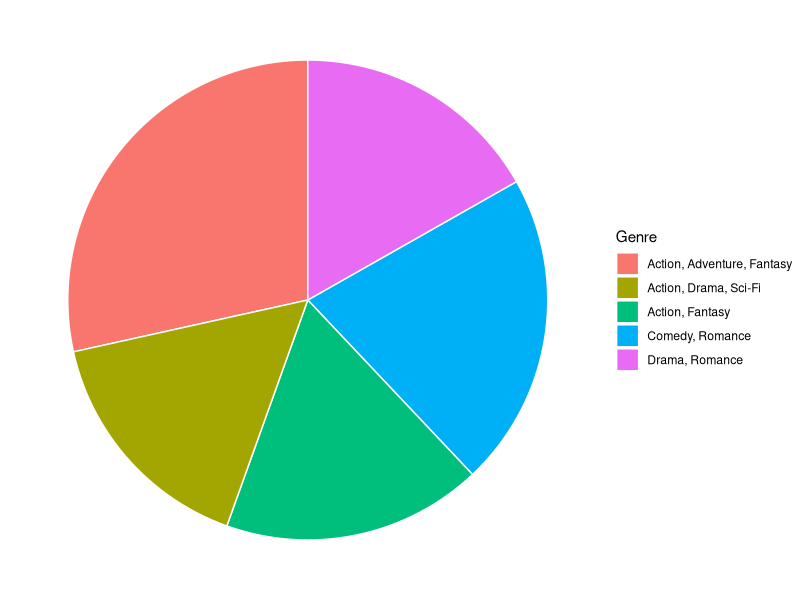
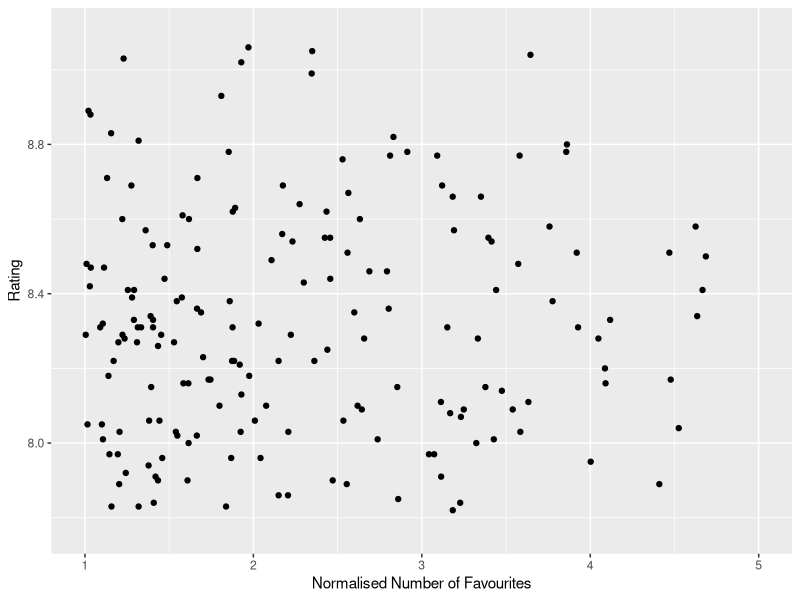
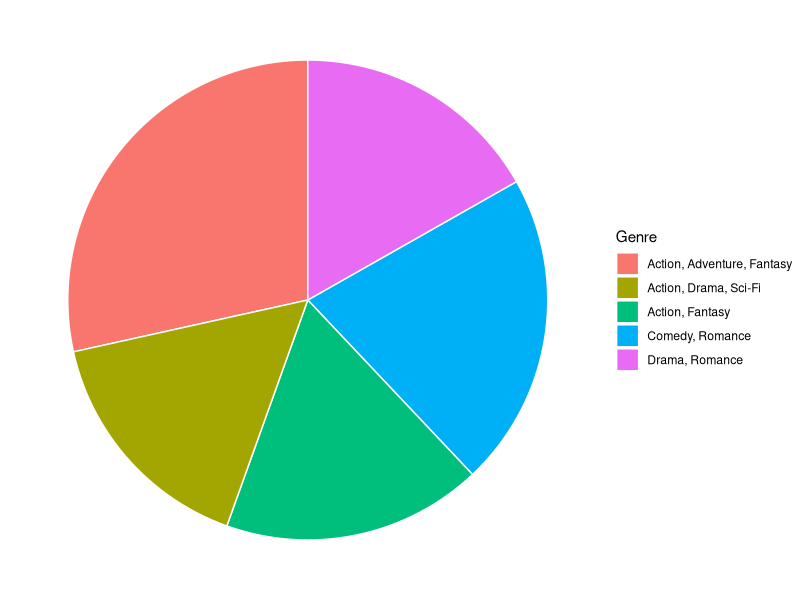
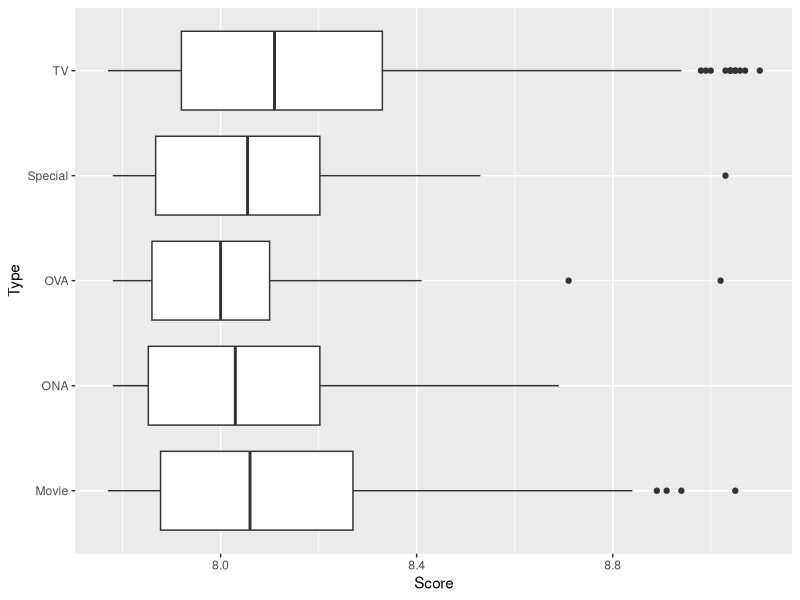
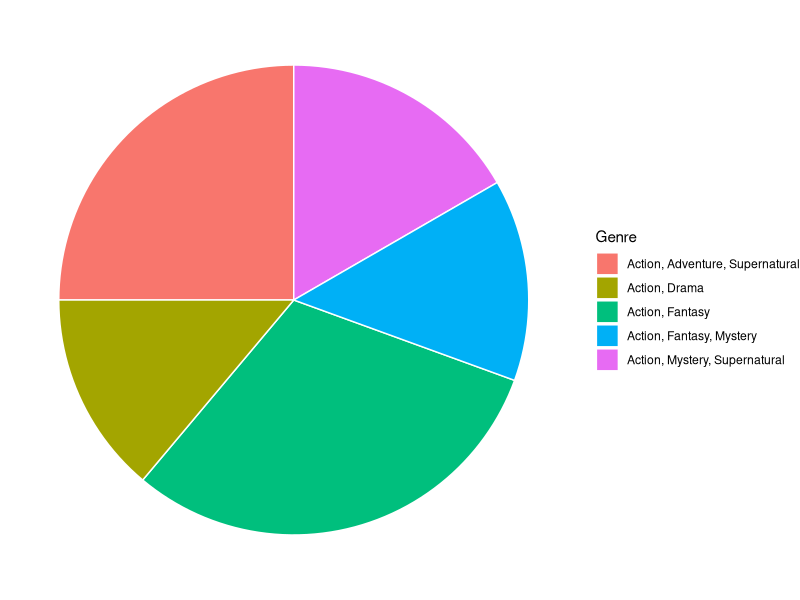
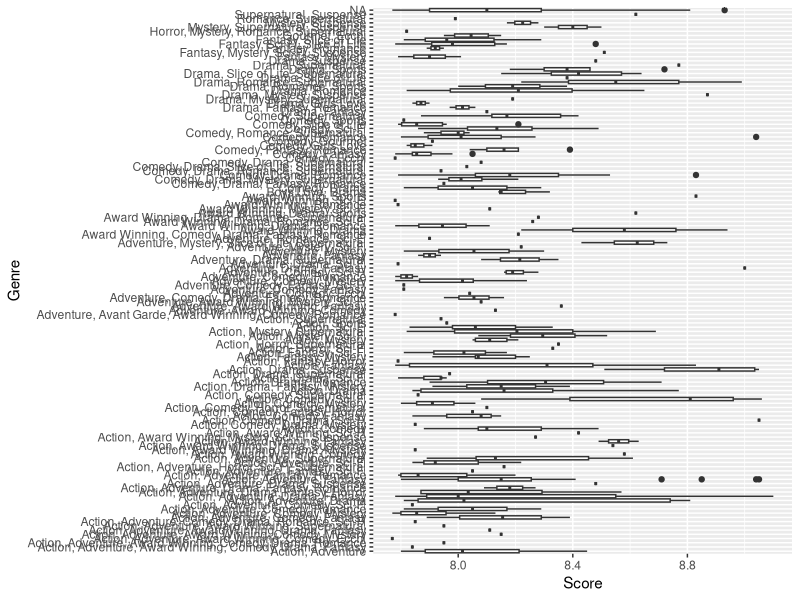
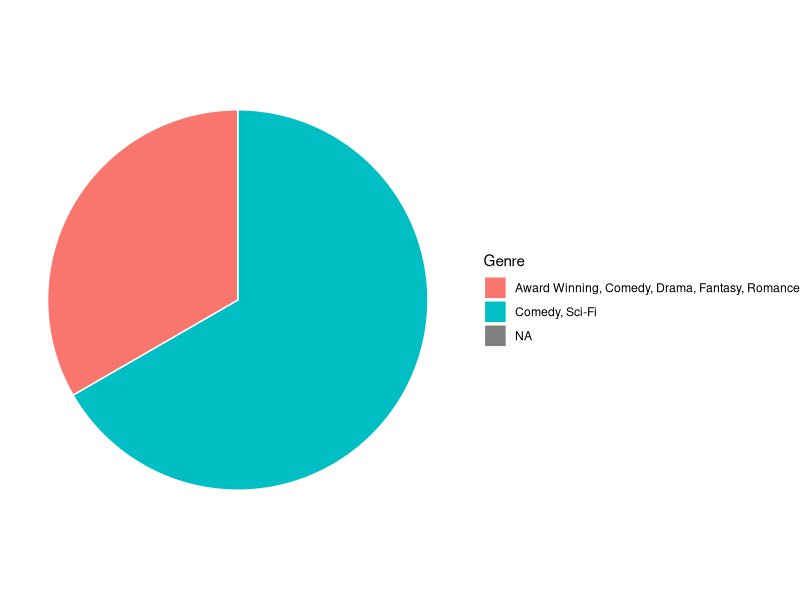

These figures' R source, in order:
## ---- chunk 1
#| echo: false
library(ggplot2)
MainData <- read.csv("Finaldata.csv")
genres <- as.data.frame(table(MainData$Genre))
genres <- genres[order(genres$Freq,decreasing = TRUE),]
genres <- genres[1:5,]
ggplot(genres, aes(x="", y=Freq, fill = Var1))+ 
  geom_bar(stat="identity", width=1, color = "white")+ 
  coord_polar("y", start=0)+
  theme_void()+
  labs(fill = "Genre")

## ---- chunk 2
#| echo: false
#| warning: false
ggplot(MainData, aes(x = Favorites/mean(Favorites), y = Score))+
  geom_point() + 
  xlim(1,5)+ 
  labs(x = "Normalised Number of Favourites", y = "Rating")
## ---- chunk 3

MainData <- read.csv("Finaldata.csv")

for(i in 1:1e3){
  ind = which.max(c(MainData$Percent.red[i],MainData$Percent.green[i],MainData$Percent.blue[i]))
  MainData$MainCol[i] <- c("Red","Green","Blue")[ind]
}
## ---- chunk 4
library(ggplot2)
genres <- as.data.frame(table(MainData$Genre))
genres <- genres[order(genres$Freq,decreasing = TRUE),]
genres <- genres[1:5,]
ggplot(genres, aes(x="", y=Freq, fill = Var1))+ 
      geom_bar(stat="identity", width=1, color = "white")+ 
      coord_polar("y", start=0)+
      theme_void()+
      labs(fill = "Genre")
## ---- chunk 5
library(ggplot2)
ggplot(MainData,  mapping = aes(x = Score, y = Type))+
  geom_boxplot()
## ---- chunk 6
library(ggplot2)
genres <- as.data.frame(table(MainData$Genre[which(MainData$Source=="Manga" & MainData$Rating=="R - 17+ (violence & profanity)")]))
genres <- genres[order(genres$Freq,decreasing = TRUE),]
genres <- genres[1:5,]
ggplot(genres, aes(x="", y=Freq, fill = Var1))+ 
      geom_bar(stat="identity", width=1, color = "white")+ 
      coord_polar("y", start=0)+
      theme_void()+
      labs(fill = "Genre")
## ---- chunk 7
library(ggplot2)
manga <- as.data.frame(MainData[which(MainData$Source=="Manga"), ])
ggplot(manga,  mapping = aes(x = Score, y = Genre))+
  geom_boxplot()
## ---- chunk 8
#| warning: FALSE
library(ggplot2)
genres <- MainData[which((MainData$Source=="Manga") & (MainData$Rating=="PG - Children")), ]
genres <- as.data.frame(table(genres$Genre[which(genres$Episode.Count<=50)]))
genres <- genres[order(genres$Freq,decreasing = TRUE),]
genres <- genres[1:5,]
ggplot(genres, aes(x="", y=Freq, fill = Var1))+ 
  geom_bar(stat="identity", width=1, color = "white")+ 
  coord_polar("y", start=0)+
  theme_void()+
  labs(fill = "Genre")
